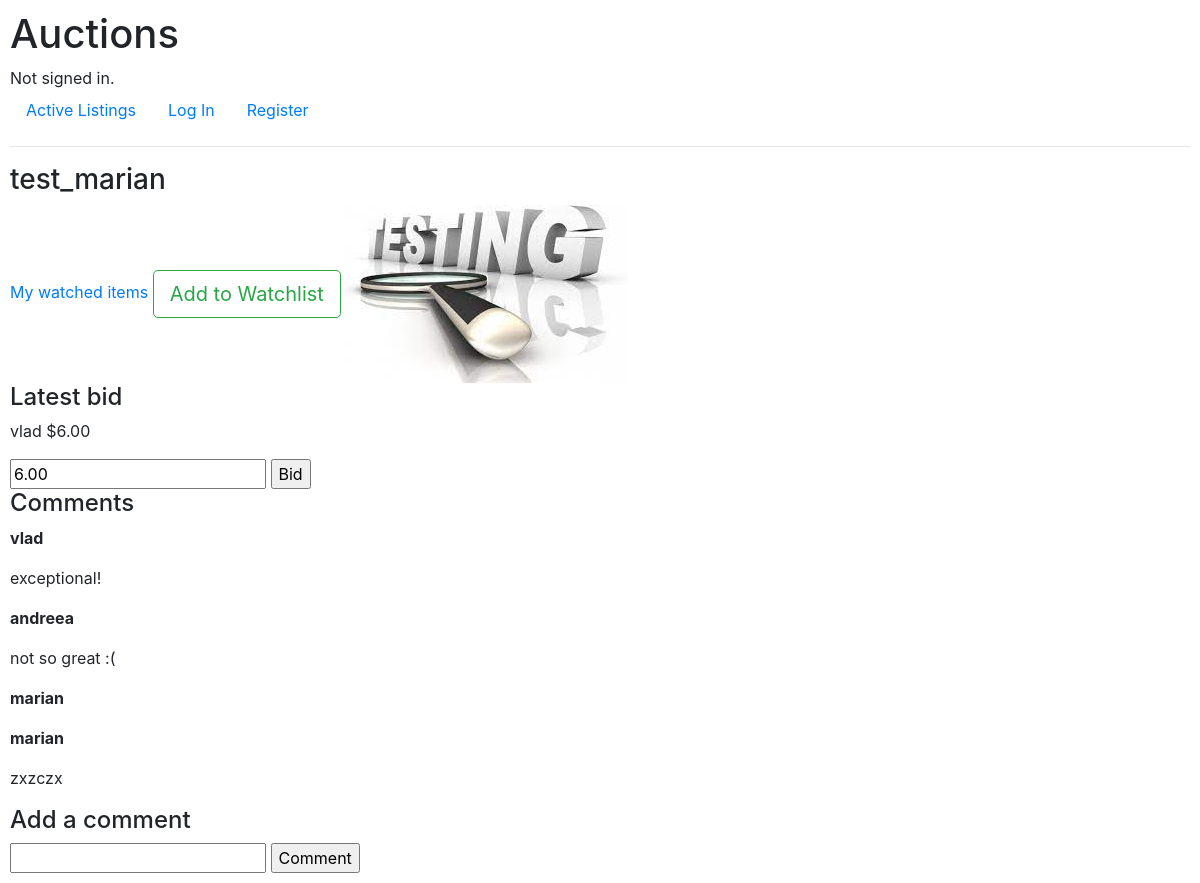
/listing/2, run on the app's committed database.
### auctions/models.py (models this page shows, shortened)
class Listing(models.Model):
    user = models.ForeignKey(User, on_delete=models.CASCADE, null=False, blank=True)
    title = models.CharField(max_length=64)
    description = models.CharField(max_length=200)
    image = models.FileField(upload_to=image_path, blank=True, null=False)
    starting = models.DecimalField(max_digits=3, decimal_places=2,validators=[MinValueValidator(limit_value=1)], default=1)
    category = models.ForeignKey(Category, on_delete=models.CASCADE, null=True, related_name='category')
    active = models.BooleanField(default=True)
    def image_url(self):
        return self.image.url if self.image else None

class Bid(models.Model):
    user = models.ForeignKey(User, on_delete=models.CASCADE,null=False, blank=True, related_name="user_bid")
    listing = models.ForeignKey(Listing, on_delete=models.CASCADE,null=True, blank=True, related_name="listing_bid")
    bid = models.DecimalField(max_digits=3, decimal_places=2)
    def __str__(self):
        return str(self.bid)

class User(AbstractUser):
    pass

class Comment(models.Model):
    user = models.ForeignKey(User, on_delete=models.CASCADE,null=False, blank=True, related_name="user_comments")
    listing = models.ForeignKey(Listing, on_delete=models.CASCADE,null=True, blank=True, related_name="listing_comments")
    comment = models.CharField(max_length=200)

### auctions/views.py (the view, shortened to what this page needs)
# urls.py: path("listing/<int:pk>", views.listing, name='listing'),
def listing(request, pk):
    listing = get_object_or_404(Listing, pk=pk)
    last_bid = Bid.objects.filter(listing=listing).last()
    comments = Comment.objects.filter(listing=listing)
    watching = Watching.objects.filter(user=request.user.id, listing=listing.id).exists()
    context = {
        "listing" : listing,
        'bid': last_bid,
        "comments":comments,
        "owner": checkOwner(request,listing),
        "watching": watching,
        }
    return render(request, "auctions/listing.html", context)

### auctions/views.py (called while the page is built)
def checkOwner(req, lis):
    if req.user.id == lis.user.id:
        return True

### auctions/templates/auctions/listing.html (shortened to what this page needs)
{% extends "auctions/layout.html" %}
{% load static %}
{% block body %}
    <h3>{{listing.title}}</h3>
    <a href="{% url 'watching' %}">My watched items</a>
    {% if not owner %}
        {% if watching %}
            <a href="{% url 'unwatch' listing.id  %}" role="button" class="btn btn-outline-secondary btn-lg">Remove from Watchlist</a>
        {% else %}
        <a href="{% url 'watch' listing.id  %}" role="button" class="btn btn-outline-success btn-lg">Add to Watchlist</a>
        {% endif %}
    {% endif %}
    {% if listing.image %}
    <img src="{{ listing.image_url }}" alt="{{ listing.title }}">
    {% else %}
        <img src="/uploads/default.jpg" alt="No image">
    {% endif %}
    {% if bid and not owner %}
        <h4>Latest bid</h4>
        <p>{{bid.user}} ${{bid|floatformat:2}}</p>
    {% endif %}
    {% if owner and bid %}
    <form action="" name="close" method="post">
        {% csrf_token %}
        <p>Highest bid: ${{bid}}</p>
        <input type="hidden" id="close" name="close" value="{{bid.user.id}}">
        <input type="submit" value="Close auction">
    </form>
    {% elif not owner %}
    <form action="" name="bid" method="post">
        <input type="number" name="bid_amount" id="bid_amount"
            {% if not bid %} min="{{listing.starting}}"
            placeholder="{{listing.starting|floatformat:2}}"
            {% else %}
            min="{{bid|floatformat:2}}" placeholder="{{bid|floatformat:2}}
            {% endif %}"
            value="{{bid|floatformat:2}}"
            required>
        <input type="submit" value="Bid">
    </form>
    {%else%}
        <p>No bids yet.</p>
    {% endif %}
    <h4>Comments</h4>
    {% for comment in comments %}
    <p><b>{{comment.user}}</b></p>
    <p>{{comment.comment}}</p>
    {%empty%}
    <p>No bids yet.</p>
    {% endfor %}
    <h4>Add a comment</h4>
    <form action="" name="comment" method="post">
        <input type="textarea" name="comment" required>
        <input type="submit" value="Comment">
    </form>
{% endblock %}

### auctions/static/auctions/styles.css (style rules this page uses)
body { padding: 10px; }

### data on the page
Listing: title "test_marian", image_url (picture)
Bid: user "vlad", bid "6.00", bid_amount "6.00"
Comment: user "vlad", comment "exceptional!"
Comment: user "andreea", comment "not so great :("
Comment: user "marian"
Comment: user "marian", comment "zxzczx"
